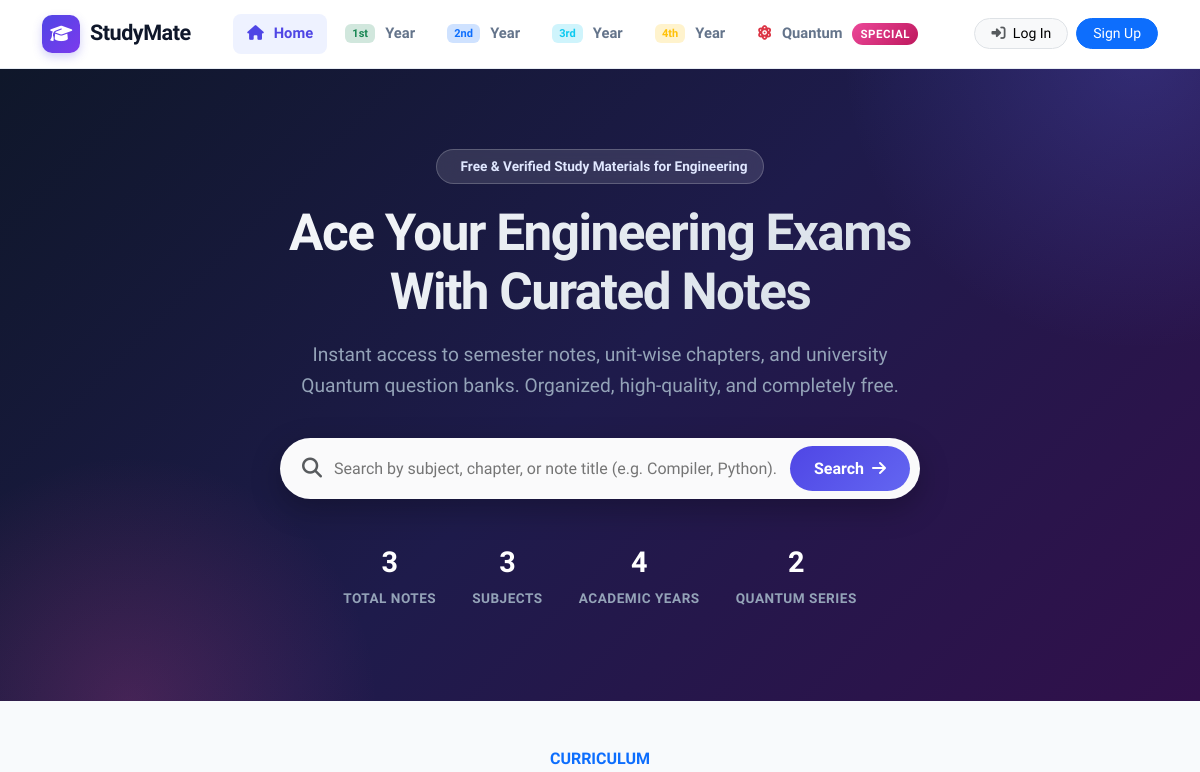
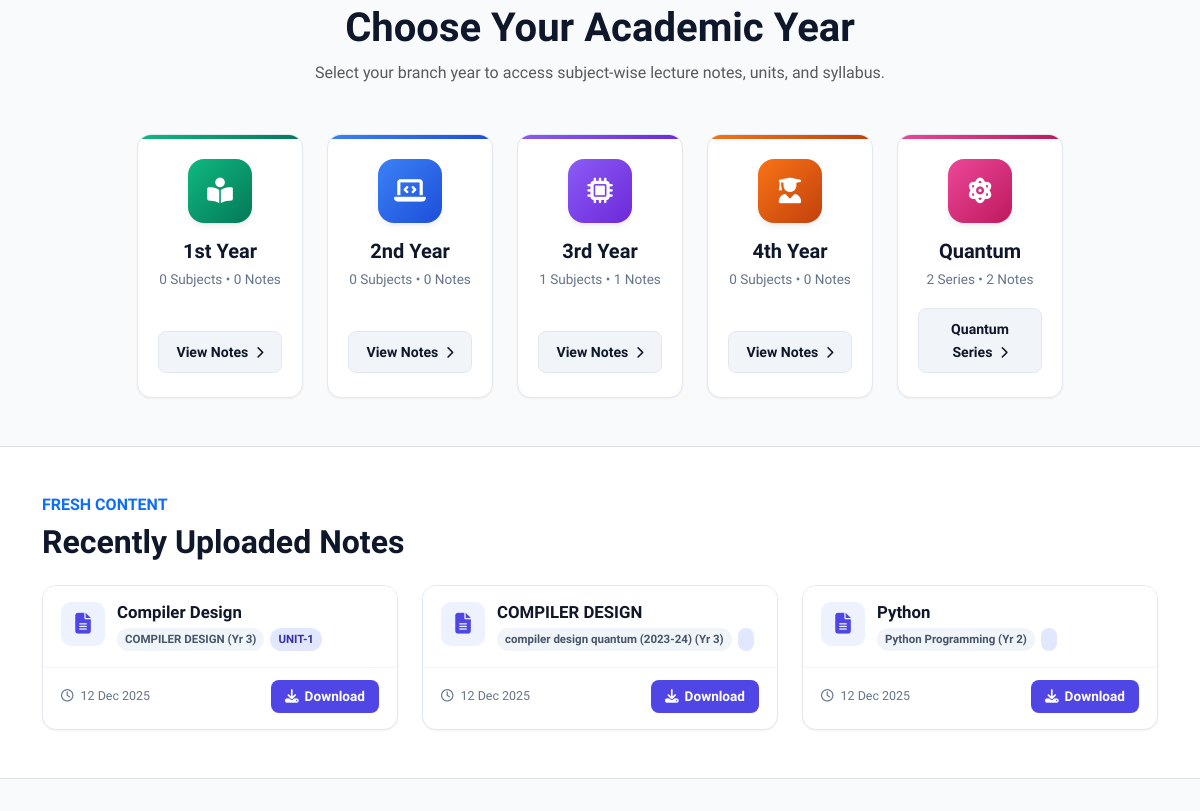
Before: / (upper part) with the older database file (2 pictures, top to bottom).
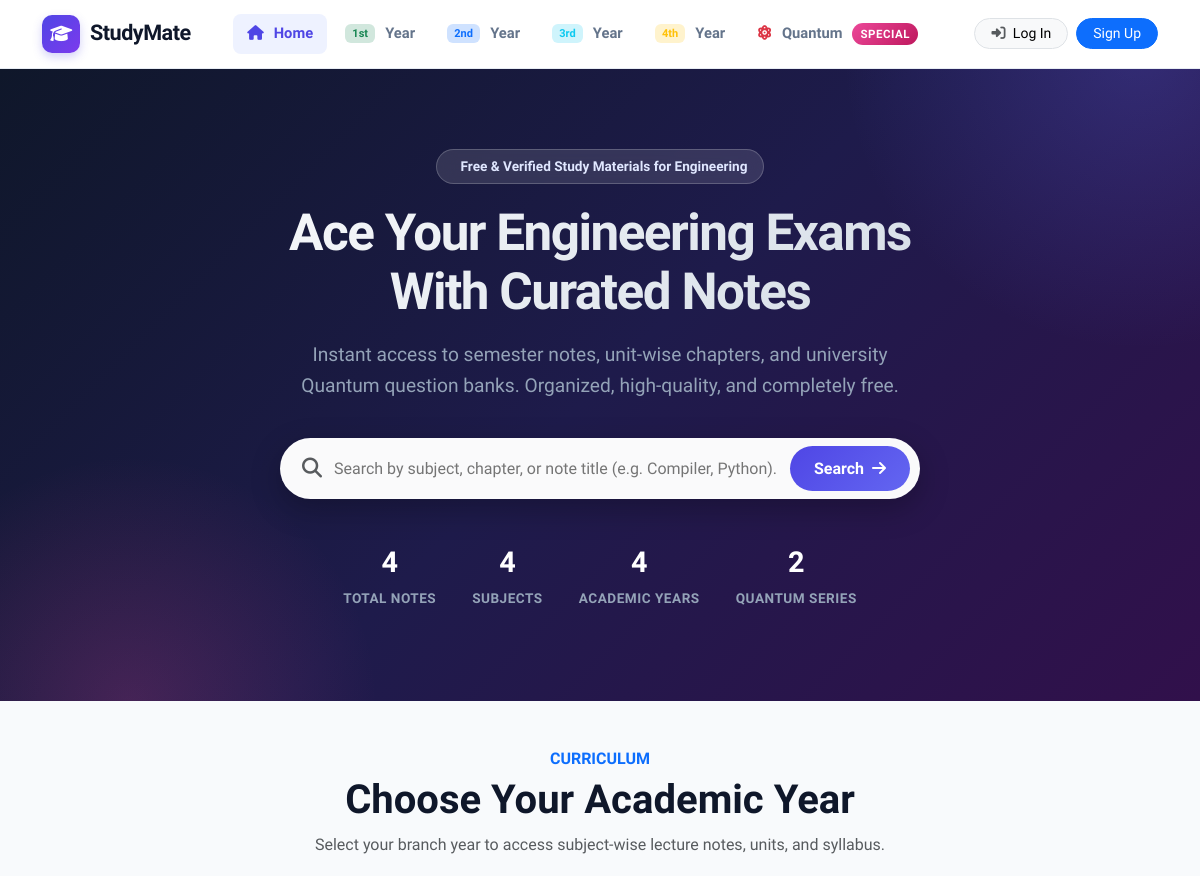
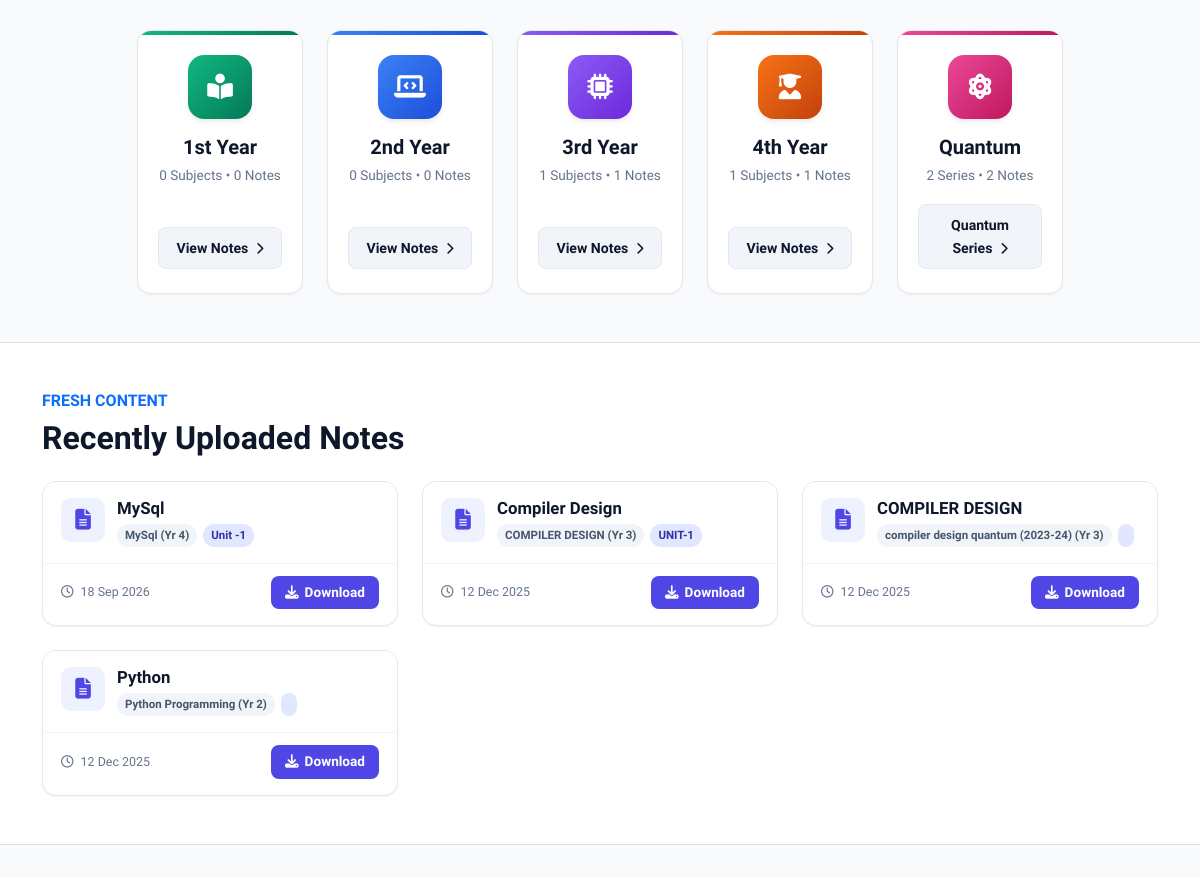
After: the same page with the newer database file (2 pictures, top to bottom).
### notes/models.py (models this page shows, shortened)
class Note(models.Model):
    title = models.CharField(max_length=200)
    chapter = models.ForeignKey(Chapter, on_delete=models.CASCADE, related_name='notes')
    file = models.FileField(upload_to='notes/')
    uploaded_by = models.ForeignKey(User, on_delete=models.CASCADE, related_name='uploaded_notes')
    upload_date = models.DateTimeField(auto_now_add=True)
    class Meta:
        ordering = ['-upload_date']
        verbose_name = "Note"
        verbose_name_plural = "Notes"

class Chapter(models.Model):
    name = models.CharField(max_length=255)
    subject = models.ForeignKey(Subject, on_delete=models.CASCADE, related_name='chapters')
    image = models.ImageField(upload_to='chapter_images/', null=True, blank=True)
    class Meta:
        ordering = ['subject', 'name']
        verbose_name = "Chapter / Unit"
        verbose_name_plural = "Chapters / Units"

class Subject(models.Model):
    name = models.CharField(max_length=100)
    year = models.IntegerField()  # 1 for 1st year, 2 for 2nd year, etc.
    image = models.ImageField(upload_to='subject_images/', null=True, blank=True)
    is_quantum = models.BooleanField(default=False)
    class Meta:
        ordering = ['year', 'name']
        verbose_name = "Subject"
        verbose_name_plural = "Subjects"

### notes/views.py (the view)
# urls.py: path('', views.home, name='home'),
def home(request):
    search_query = request.GET.get('q', '').strip()
    total_notes = Note.objects.count()
    total_subjects = Subject.objects.count()
    total_chapters = Chapter.objects.count()
    year_stats = {}
    for y in [1, 2, 3, 4]:
        year_stats[y] = {
            'subjects_count': Subject.objects.filter(year=y, is_quantum=False).count(),
            'notes_count': Note.objects.filter(chapter__subject__year=y, chapter__subject__is_quantum=False).count()
        }
    quantum_stats = {
        'subjects_count': Subject.objects.filter(is_quantum=True).count(),
        'notes_count': Note.objects.filter(chapter__subject__is_quantum=True).count()
    }
    search_results = None
    if search_query:
        search_results = Note.objects.filter(
            Q(title__icontains=search_query) |
            Q(chapter__name__icontains=search_query) |
            Q(chapter__subject__name__icontains=search_query)
        ).select_related('chapter', 'chapter__subject', 'uploaded_by').order_by('-upload_date')
    recent_notes = Note.objects.select_related('chapter', 'chapter__subject', 'uploaded_by').order_by('-upload_date')[:6]
    return render(request, 'home.html', {
        'recent_notes': recent_notes,
        'total_notes': total_notes,
        'total_subjects': total_subjects,
        'total_chapters': total_chapters,
        'year_stats': year_stats,
        'quantum_stats': quantum_stats,
        'search_query': search_query,
        'search_results': search_results,
    })

### templates/home.html (shortened to what this page needs)
{% extends 'base.html' %}
{% block content %}
<section class="hero-wrapper text-center">
    <div class="container">
        <div class="hero-badge">
             Free & Verified Study Materials for Engineering
        </div>
        <h1 class="hero-title">Ace Your Engineering Exams<br>With Curated Notes</h1>
        <p class="hero-subtitle">
            Instant access to semester notes, unit-wise chapters, and university Quantum question banks. Organized, high-quality, and completely free.
        </p>
        <form method="get" action="{% url 'home' %}#search-section" class="search-container">
            <div class="search-box">
                <i class="fas fa-search text-muted fs-5"></i>
                <input type="text" name="q" value="{{ search_query }}" placeholder="Search by subject, chapter, or note title (e.g. Compiler, Python)..." autocomplete="off">
                <button type="submit">
                    <span>Search</span>
                    <i class="fas fa-arrow-right fs-6"></i>
                </button>
            </div>
        </form>
        <div class="hero-stats-row">
            <div class="stat-item">
                <span class="stat-num">{{ total_notes }}</span>
                <span class="stat-label">Total Notes</span>
            </div>
            <div class="stat-item">
                <span class="stat-num">{{ total_subjects }}</span>
                <span class="stat-label">Subjects</span>
            </div>
            <div class="stat-item">
                <span class="stat-num">4</span>
                <span class="stat-label">Academic Years</span>
            </div>
            <div class="stat-item">
                <span class="stat-num">{{ quantum_stats.notes_count }}</span>
                <span class="stat-label">Quantum Series</span>
            </div>
        </div>
    </div>
</section>
<section class="py-5">
    <div class="container">
        <div class="text-center mb-5">
            <h6 class="text-primary fw-bold text-uppercase letter-spacing-1">Curriculum</h6>
            <h2 class="fw-bold display-6">Choose Your Academic Year</h2>
            <p class="text-muted">Select your branch year to access subject-wise lecture notes, units, and syllabus.</p>
        </div>
        <div class="row g-4 justify-content-center">
            <div class="col-xl-2 col-lg-4 col-md-6 col-sm-6">
                <div class="year-card-modern year-1">
                    <div>
                        <div class="year-icon-wrapper">
                            <i class="fas fa-book-reader"></i>
                        </div>
                        <h4 class="year-card-title">1st Year</h4>
                        <div class="year-card-meta">
                            <span>{{ year_stats.1.subjects_count }} Subjects</span> •
                            <span>{{ year_stats.1.notes_count }} Notes</span>
                        </div>
                    </div>
                    <a href="{% url 'year_notes' 1 %}" class="btn-year-action">
                        View Notes <i class="fas fa-chevron-right ms-1 small"></i>
                    </a>
                </div>
            </div>
            <div class="col-xl-2 col-lg-4 col-md-6 col-sm-6">
                <div class="year-card-modern year-2">
                    <div>
                        <div class="year-icon-wrapper">
                            <i class="fas fa-laptop-code"></i>
                        </div>
                        <h4 class="year-card-title">2nd Year</h4>
                        <div class="year-card-meta">
                            <span>{{ year_stats.2.subjects_count }} Subjects</span> •
                            <span>{{ year_stats.2.notes_count }} Notes</span>
                        </div>
                    </div>
                    <a href="{% url 'year_notes' 2 %}" class="btn-year-action">
                        View Notes <i class="fas fa-chevron-right ms-1 small"></i>
                    </a>
                </div>
            </div>
            <div class="col-xl-2 col-lg-4 col-md-6 col-sm-6">
                <div class="year-card-modern year-3">
                    <div>
                        <div class="year-icon-wrapper">
                            <i class="fas fa-microchip"></i>
                        </div>
                        <h4 class="year-card-title">3rd Year</h4>
                        <div class="year-card-meta">
                            <span>{{ year_stats.3.subjects_count }} Subjects</span> •
                            <span>{{ year_stats.3.notes_count }} Notes</span>
                        </div>
                    </div>
                    <a href="{% url 'year_notes' 3 %}" class="btn-year-action">
                        View Notes <i class="fas fa-chevron-right ms-1 small"></i>
                    </a>
                </div>
            </div>
            <div class="col-xl-2 col-lg-4 col-md-6 col-sm-6">
                <div class="year-card-modern year-4">
                    <div>
                        <div class="year-icon-wrapper">
                            <i class="fas fa-user-graduate"></i>
                        </div>
                        <h4 class="year-card-title">4th Year</h4>
                        <div class="year-card-meta">
                            <span>{{ year_stats.4.subjects_count }} Subjects</span> •
                            <span>{{ year_stats.4.notes_count }} Notes</span>
                        </div>
                    </div>
                    <a href="{% url 'year_notes' 4 %}" class="btn-year-action">
                        View Notes <i class="fas fa-chevron-right ms-1 small"></i>
                    </a>
                </div>
            </div>
            <div class="col-xl-2 col-lg-4 col-md-6 col-sm-6">
                <div class="year-card-modern quantum">
                    <div>
                        <div class="year-icon-wrapper">
                            <i class="fas fa-atom"></i>
                        </div>
                        <h4 class="year-card-title">Quantum</h4>
                        <div class="year-card-meta">
                            <span>{{ quantum_stats.subjects_count }} Series</span> •
                            <span>{{ quantum_stats.notes_count }} Notes</span>
                        </div>
                    </div>
                    <a href="{% url 'quantum' %}" class="btn-year-action">
                        Quantum Series <i class="fas fa-chevron-right ms-1 small"></i>
                    </a>
                </div>
            </div>
        </div>
    </div>
</section>
<section id="recent-notes" class="py-5 bg-white border-top border-bottom">
    <div class="container">
        <div class="d-flex align-items-center justify-content-between mb-4 flex-wrap gap-2">
            <div>
                <h6 class="text-primary fw-bold text-uppercase letter-spacing-1">Fresh Content</h6>
                <h2 class="fw-bold mb-0">Recently Uploaded Notes</h2>
            </div>
        </div>
        {% if recent_notes %}
            <div class="row g-4">
                {% for note in recent_notes %}
                    <div class="col-lg-4 col-md-6">
                        <div class="note-card-modern">
                            <div class="note-card-header">
                                <div class="file-type-icon">
                                    <i class="fas fa-file-alt"></i>
                                </div>
                                <div class="note-header-text">
                                    <h5 class="note-title-heading" title="{{ note.title }}">{{ note.title }}</h5>
                                    <div class="note-meta-pills">
                                        <span class="pill-subject">{{ note.chapter.subject.name }} (Yr {{ note.chapter.subject.year }})</span>
                                        <span class="pill-chapter">{{ note.chapter.name }}</span>
                                    </div>
                                </div>
                            </div>
                            <div class="note-card-body">
                                <div class="note-upload-info">
                                    <i class="far fa-clock me-1"></i> {{ note.upload_date|date:"d M Y" }}
                                </div>
                                <div class="d-flex align-items-center gap-2">
                                    <a href="{{ note.file.url }}" class="btn-download-modern" download>
                                        <i class="fas fa-download"></i> Download
                                    </a>
                                </div>
                            </div>
                        </div>
                    </div>
                {% endfor %}
            </div>
        {% endif %}
    </div>
</section>
<section class="py-5 bg-surface-alt">
</section>
{% endblock %}

Changed rows visible on the page:
added Note: title "MySql", chapter.subject.name "MySql", chapter.subject.year "4", chapter.name "Unit -1", upload_date "18 Sep 2026"
Other visible differences:
{{ total_notes }}: "3" → "4"
{{ total_subjects }}: "3" → "4"
{{ year_stats.4.subjects_count }}: "0" → "1"
{{ year_stats.4.notes_count }}: "0" → "1"
